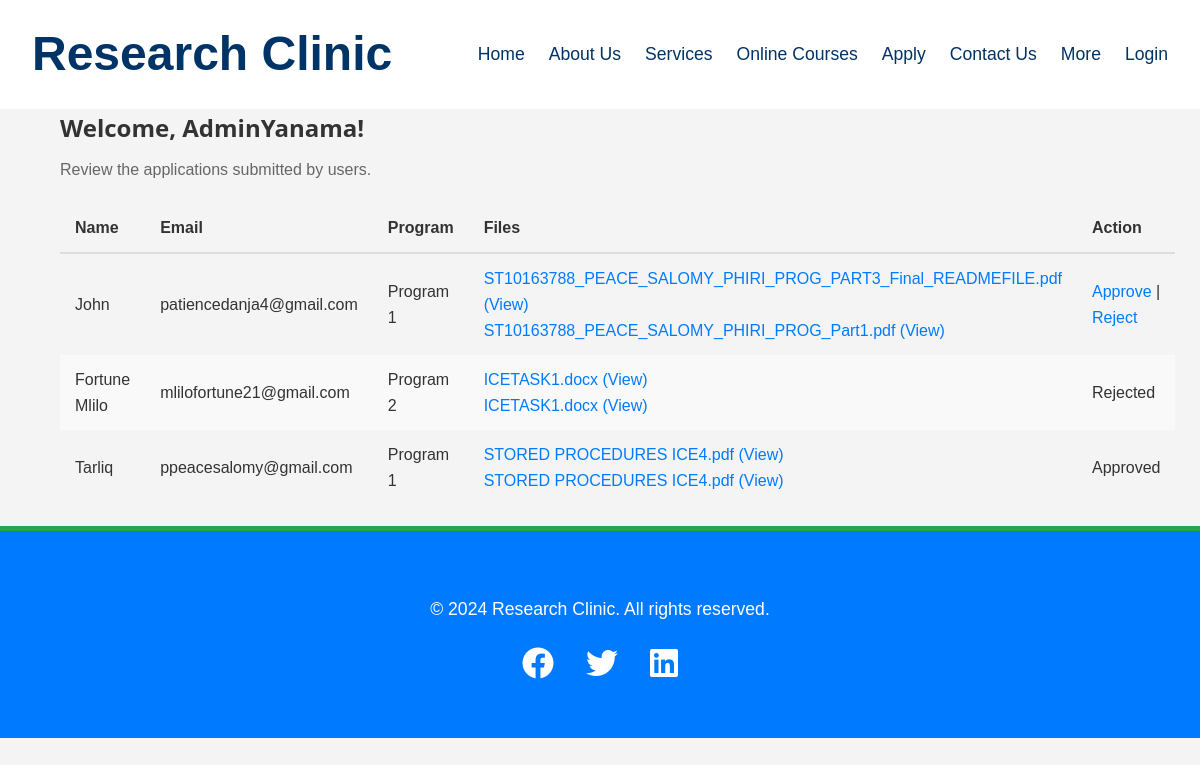
/pages/admin/admin-view-applications.php (signed in), run on the app's committed database.
### tables this page shows
CREATE TABLE IF NOT EXISTS `applications` (
  `id` int(11) NOT NULL AUTO_INCREMENT,
  `name` varchar(255) NOT NULL,
  `email` varchar(255) NOT NULL,
  `program` varchar(255) NOT NULL,
  `files` text,
  `created_at` timestamp NULL DEFAULT CURRENT_TIMESTAMP,
  `status` varchar(20) DEFAULT 'pending',
  PRIMARY KEY (`id`)
);

### pages/admin/admin-view-applications.php (the view, shortened to what this page needs)
<?php
include('../../db/DBConn.php');
$username = $_SESSION['username'];
$sql = "SELECT * FROM applications";
$result = mysqli_query($conn, $sql);
?>
<!DOCTYPE html>
<html lang="en">
<head>
	<link href="https://cdnjs.cloudflare.com/ajax/libs/font-awesome/6.0.0-beta3/css/all.min.css" rel="stylesheet">
     <link rel="stylesheet" href="../../assets/css/reset.css">
    <link rel="stylesheet" href="../../assets/css/base.css">
    <link rel="stylesheet" href="../../assets/css/layout.css">
    <link rel="stylesheet" href="../../assets/css/header.css">
    <link rel="stylesheet" href="../../assets/css/footer.css">
</head>
<body>
    <?php include('../../includes/header.php'); ?>
<section id="admin-dashboard">
    <div class="container">
        <h1>Welcome, Admin<?php echo htmlspecialchars($username); ?>!</h1>
        <p>Review the applications submitted by users.</p>
        <?php if (mysqli_num_rows($result) > 0): ?>
            <table>
                <thead>
                    <tr>
                        <th>Name</th>
                        <th>Email</th>
                        <th>Program</th>
                        <th>Files</th>
                        <th>Action</th>
                    </tr>
                </thead>
                <tbody>
                    <?php while ($row = mysqli_fetch_assoc($result)): ?>
                        <tr>
                            <td><?php echo htmlspecialchars($row['name']); ?></td>
                            <td><?php echo htmlspecialchars($row['email']); ?></td>
                            <td><?php echo htmlspecialchars($row['program']); ?></td>
                            <td>
                                <?php
                                    $files = json_decode($row['files'], true);
                                    foreach ($files as $file):
                                        $file_name = basename($file);
                                ?>
                                    <a href="../../public/uploads/<?php echo htmlspecialchars($file_name); ?>" target="_blank">
                                        <?php echo htmlspecialchars($file_name); ?> (View)
                                    </a><br>
                                <?php endforeach; ?>
                            </td>
                            <td>
                                <?php if ($row['status'] !== 'approved' && $row['status'] !== 'rejected'): ?>
                                    <a href="admin-view-applications.php?approve_id=<?php echo $row['id']; ?>">Approve</a> |
                                    <a href="admin-view-applications.php?reject_id=<?php echo $row['id']; ?>">Reject</a>
                                <?php else: ?>
                                    <?php echo ucfirst($row['status']); ?>
                                <?php endif; ?>
                            </td>
                        </tr>
                    <?php endwhile; ?>
                </tbody>
            </table>
        <?php else: ?>
            <p>No applications found.</p>
        <?php endif; ?>
    </div>
</section>
    <?php include('../../includes/footer.php'); ?>
</body>
</html>

### includes/header.php (shortened to what this page needs)
<header>
    <nav class="nav">
        <div class="logo">
            <a href="/research_clinic/index.php" class="logo-text">Research Clinic</a>
        </div>
        <ul class="nav-links">
            <li><a href="/research_clinic/public/index.php">Home</a></li>
            <li><a href="/research_clinic/public/about-us.php">About Us</a></li>
            <li><a href="/research_clinic/public/services.php">Services</a></li>
            <li><a href="/research_clinic/public/online-courses.php">Online Courses</a></li>
            <li><a href="/research_clinic/public/apply.php">Apply</a></li>
            <li><a href="/research_clinic/public/contact-us.php">Contact Us</a></li>
            <li class="dropdown">
                <a href="#" class="dropbtn">More</a>
            </li>
            <li>
                <a href="/research_clinic/login/login.php">Login</a>
            </li>
        </ul>
    </nav>
</header>

### includes/footer.php
<footer>
    <div class="footer-content">
        <p>&copy; <?php echo date('Y'); ?> Research Clinic. All rights reserved.</p>
        <ul class="social-links">
           <a href="#" target="_blank"><i class="fab fa-facebook"></i></a>
        <a href="#" target="_blank"><i class="fab fa-twitter"></i></a>
        <a href="#" target="_blank"><i class="fab fa-linkedin"></i></a>
        </ul>
    </div>
</footer>

### assets/css/base.css (style rules this page uses)
body { background-color: #f4f4f4; color: #333; }
h1, h2, h3 { font-family: 'Segoe UI', Tahoma, Geneva, Verdana, sans-serif; font-weight: bold; }
p { font-size: 1rem; color: #555; }

### assets/css/header.css (style rules this page uses)
header { background-color: #fff; color: #fff; padding: 1rem 0; position: sticky; top: 0; z-index: 1000; }
.nav { display: flex; justify-content: space-between; align-items: center; padding: 0 2rem; }
.nav .logo-text { font-size: 3rem; font-weight: bold; color: #003366; }
.nav-links { display: flex; gap: 1.5rem; }
.nav-links li a { color: #003366; font-size: 1.1rem; transition: color 0.3s; }
.nav .dropdown { position: relative; }

### assets/css/footer.css (style rules this page uses)
footer { background-color: #007BFF; color: white; padding: 3rem 0; text-align: center; border-top: 5px solid #28a745; position: relative; }
.footer-content p { font-size: 1.1rem; margin-bottom: 1rem; color: #ffffff; }
.footer-content .social-links { list-style: none; display: flex; justify-content: center; gap: 2rem; padding: 0; margin: 0; }
.footer-content .social-links a { color: white; font-size: 2rem; text-decoration: none; transition: color 0.3s ease; }
footer p { font-size: 1rem; color: #ddd; margin-top: 1rem; }

### pages/admin/admin-view-applications.php (style rules this page uses)
table { width: 100%; border-collapse: collapse; margin: 20px 0; font-size: 16px; text-align: left; }
table thead tr { background-color: #f4f4f4; border-bottom: 2px solid #ddd; }
table th, table td { padding: 12px 15px; }
table tbody tr:nth-child(even) { background-color: #f9f9f9; }
table th { color: #333; font-weight: bold; border-bottom: 2px solid #ddd; }
table td a { color: #007bff; text-decoration: none; }
.container h1 { font-size: 24px; margin-bottom: 10px; color: #333; }
.container p { font-size: 16px; margin-bottom: 20px; color: #666; }
.container { max-width: 90%; margin: 0 auto; }

### data on the page
applications: name "John", email "patiencedanja4@gmail.com", program "Program 1", files "ST10163788_PEACE_SALOMY_PHIRI_PROG_PART3_Final_READMEFILE.pdf", files "ST10163788_PEACE_SALOMY_PHIRI_PROG_Part1.pdf"
applications: name "Fortune Mlilo", email "mlilofortune21@gmail.com", program "Program 2", files "ICETASK1.docx", status "Rejected"
applications: name "Tarliq", email "ppeacesalomy@gmail.com", program "Program 1", files "STORED PROCEDURES ICE4.pdf", status "Approved"

### other printed values
$username "Yanama"
